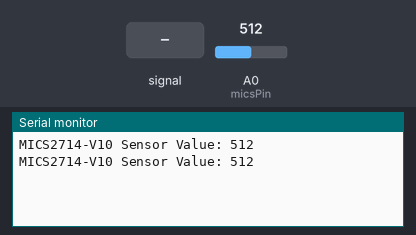
Recording of a sketch running on a simulated Arduino Uno, built with avr-gcc and run on an emulated ATmega328P. On the bench: the last lines printed to the serial monitor. Inputs (shaded band) come from the test bench; at power-on: A0 (micsPin) = 512.

Above: at 1.8 s.
1.9 s: A0 (micsPin) fed a 200 Hz sine of ±81 counts around its level
At 2.8 s:
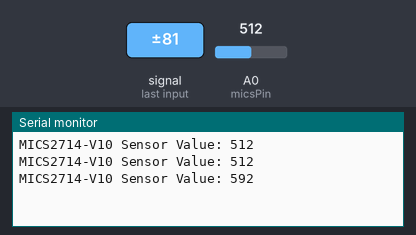
3.4 s: A0 (micsPin) set to 716
At 4.7 s:
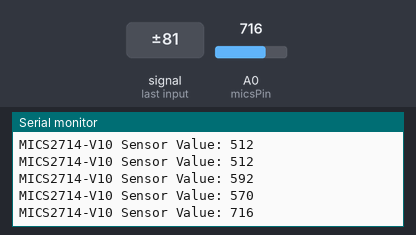
4.9 s: A0 (micsPin) fed a 1000 Hz sine of ±255 counts around its level
At 5.8 s:
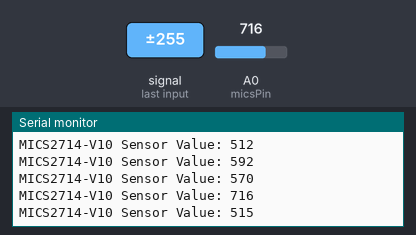
6.4 s: A0 (micsPin) set to 900
At 7.3 s:
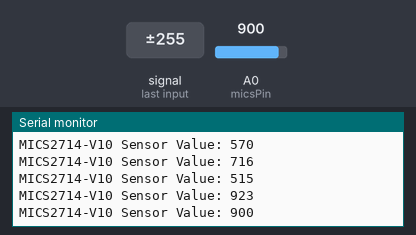
Timing chart, 0 to 8.9 s (numbered marks = the images above; inputs shaded):
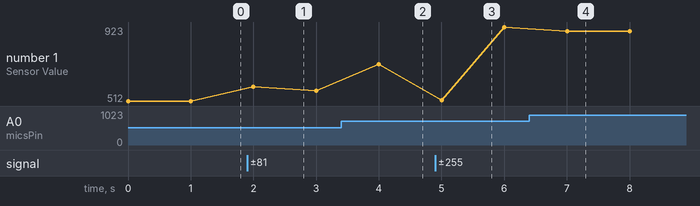

The sketch:

test_MiCS2714.ino
```cpp
int micsPin = A0;  // Connect sensor analog output to Arduino analog pin A0

void setup() {
  Serial.begin(9600);
  pinMode(micsPin, INPUT);
}

void loop() {
  int sensorValue = analogRead(micsPin);
  Serial.print("MICS2714-V10 Sensor Value: ");
  Serial.println(sensorValue);
  delay(1000);
}
```

Measured:
- after the input at 1.9 s, the serial monitor: prints a new line after 0.10 s (image 1)
- after the input at 3.4 s, the serial monitor: prints a new line after 0.60 s (image 2)
- after the input at 4.9 s, the serial monitor: prints a new line after 0.10 s (image 3)
- after the input at 6.4 s, the serial monitor: prints a new line after 0.60 s (image 4)
- plotted number 1: 512 → 570 after the input at 1.9 s, 570 → 716 after the input at 3.4 s, 716 → 923 after the input at 4.9 s, 923 → 900 after the input at 6.4 s
